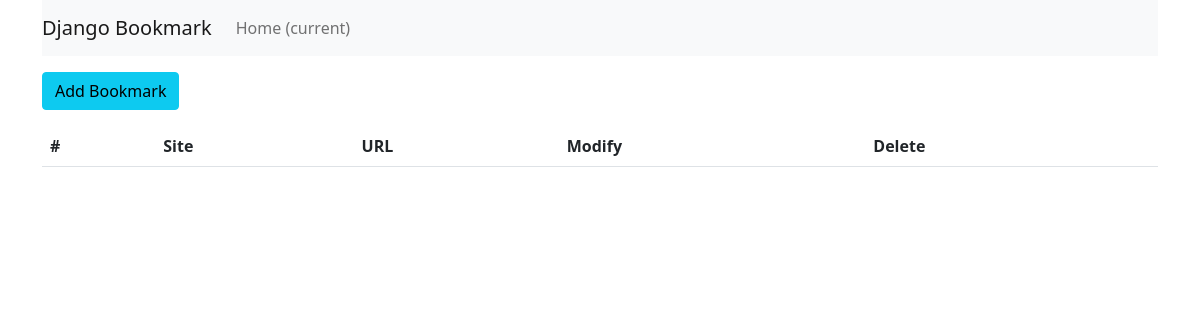
Page /bookmark/ on the earlier database version.
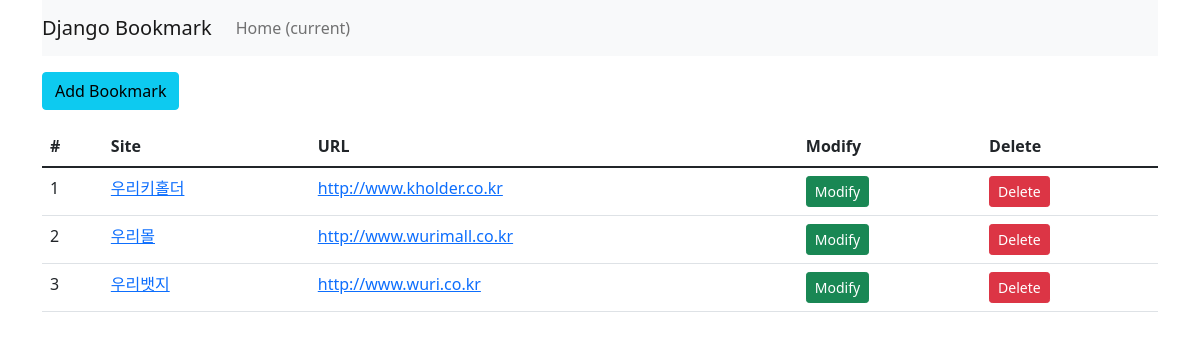
Same page on the later database version.
### bookmark/models.py (models this page shows, shortened)
class Bookmark(models.Model):
    site_name = models.CharField(max_length=100)
    url = models.URLField('Site URL')

### bookmark/views.py (the view)
# urls.py: path('',BookmarkListView.as_view(), name='list'),
class BookmarkListView(ListView):
    model = Bookmark

### bookmark/templates/bookmark/bookmark_list.html (shortened to what this page needs)
{% extends 'base.html' %}
{% block content%}
<div class="'btn-group">
    <a href="{% url 'add' %}" class="btn btn-info"> Add Bookmark</a>
</div>
<table class="table">
    <thead>
    <tr>
        <th scope="col">#</th>
        <th scope="col">Site</th>
        <th scope="col">URL</th>
        <th scope="col">Modify</th>
        <th scope="col">Delete</th>
    </tr>
    </thead>
    <tbody>
        {% for bookmark in object_list %}
      <tr>
          <td> {{forloop.counter}}</td>
          <td><a href="{% url 'detail' pk=bookmark.id %}">{{bookmark.site_name}}</a></td>
          <td><a href="{{bookmark.url}}" target="_blank">{{bookmark.url}} </a></td>
          <td><a href="{% url 'update' pk=bookmark.id %}" class="btn btn-success btn-sm">Modify</a></td>
          <td><a href="{% url 'delete' pk=bookmark.id %}" class="btn btn-danger btn-sm">Delete</a></td>
      </tr>
    {% endfor %}
    </tbody>
</table>
{% endblock %}

Differences in the rows shown:
added Bookmark: site_name "우리키홀더", url "http://www.kholder.co.kr"
added Bookmark: site_name "우리몰", url "http://www.wurimall.co.kr"
added Bookmark: site_name "우리뱃지", url "http://www.wuri.co.kr"
